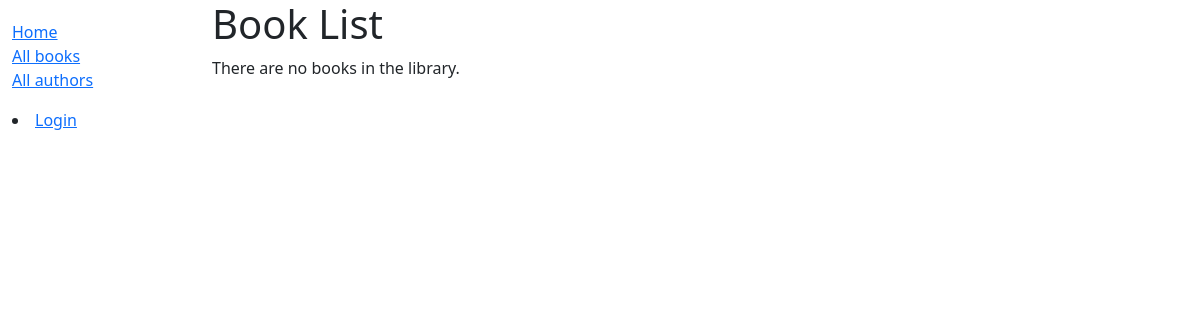
Page /catalog/books/ on the earlier database version.
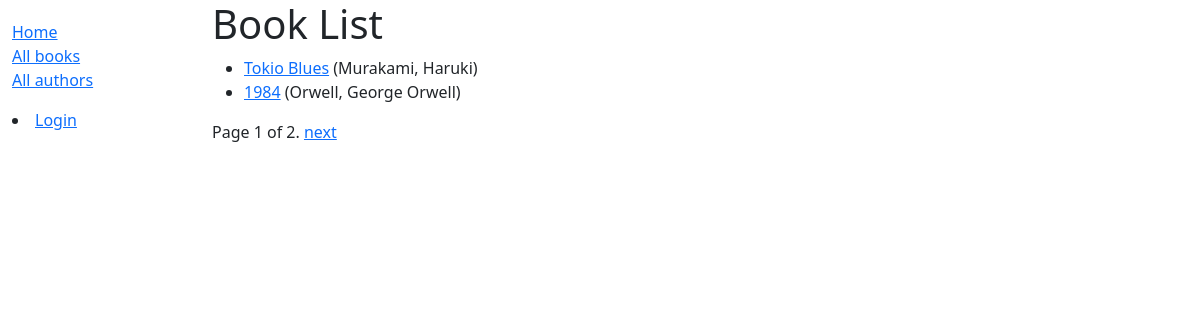
Same page on the later database version.
### catalog/models.py (models this page shows, shortened)
class Book(models.Model):
    title = models.CharField(max_length=200)
    author = models.ForeignKey('Author', on_delete=models.SET_NULL, null=True)
    summary = models.TextField(max_length=1000, help_text='Enter a brief description of the book')
    isbn = models.CharField('ISBN', max_length=13, unique=True,
                             help_text='13 Character <a href="https://www.isbn-international.org/content/what-isbn">ISBN number</a>')
    genre = models.ManyToManyField(Genre, help_text='Select a genre for this book')
    def get_absolute_url(self):
        return reverse('book-detail', args=[str(self.id)])
    def display_genre(self):
        """Create a string for the Genre. This is required to display genre in Admin."""
        return ', '.join(genre.name for genre in self.genre.all()[:3])
    display_genre.short_description = 'Genre'

class Author(models.Model):
    first_name = models.CharField(max_length=100)
    last_name = models.CharField(max_length=100)
    date_of_birth = models.DateField(null=True, blank=True)
    date_of_death = models.DateField('Died', null=True, blank=True)
    class Meta:
        ordering = ['last_name', 'first_name']
    def __str__(self):
        return f'{self.last_name}, {self.first_name}'

### catalog/views.py (the view)
# urls.py: path('books/', views.BookListView.as_view(), name='books'),
class BookListView(generic.ListView):
    model = Book
    paginate_by = 2

### catalog/templates/catalog/book_list.html
{% extends "base_generic.html" %}
{% block content %}
  <h1>Book List</h1>
  {% if book_list %}
    <ul>
      {% for book in book_list %}
      <li>
        <a href="{{ book.get_absolute_url }}">{{ book.title }}</a>
        ({{book.author}})
      </li>
      {% endfor %}
    </ul>
  {% else %}
    <p>There are no books in the library.</p>
  {% endif %}
{% endblock %}

### catalog/templates/base_generic.html (shortened to what this page needs)
<!DOCTYPE html>
<html lang="en">
  <head>
    <link
      href="https://cdn.jsdelivr.net/npm/bootstrap@5.1.3/dist/css/bootstrap.min.css"
      rel="stylesheet"
 />
    {% load static %}
    <link rel="stylesheet" href="{% static 'css/styles.css' %}" />
  </head>
  <body>
    <div class="container-fluid">
      <div class="row">
        <div class="col-sm-2">
          {% block sidebar %}
            <ul class="sidebar-nav">
              <li><a href="{% url 'index' %}">Home</a></li>
              <li><a href="{% url 'books' %}">All books</a></li>
              <li><a href="">All authors</a></li>
            </ul>
              {% if user.is_authenticated %}
              <li>User: {{ user.get_username }}</li>
              <li><a href="{% url 'my-borrowed' %}">My Borrowed</a></li>
              <li><a href="{% url 'logout' %}?next={{ request.path }}">Logout</a></li>
            {% else %}
              <li><a href="{% url 'login' %}?next={{ request.path }}">Login</a></li>
            {% endif %}
          {% endblock %}
        </div>
        <div class="col-sm-10 ">{% block content %}{% endblock %}
          {% block pagination %}
              {% if is_paginated %}
                  <div class="pagination">
                      <span class="page-links">
                          <span class="page-current">
                              Page {{ page_obj.number }} of {{ page_obj.paginator.num_pages }}.
                          </span>
                          {% if page_obj.has_next %}
                              <a href="{{ request.path }}?page={{ page_obj.next_page_number }}">next</a>
                          {% endif %}
                      </span>
                  </div>
              {% endif %}
            {% endblock %}
        </div>
      </div>
    </div>
  </body>
</html>

### catalog/static/css/styles.css (style rules this page uses)
.sidebar-nav { margin-top: 20px; padding: 0; list-style: none; }

Differences in the rows shown:
added Book: title "Tokio Blues", author "Murakami, Haruki"
added Book: title "1984", author "Orwell, George Orwell"
Other differences:
{{ page_obj.number }}: (not shown) → "1"
{{ page_obj.paginator.num_pages }}: (not shown) → "2"
text no longer shown: "There are no books in the library."
text now shown: "Page of . next"
